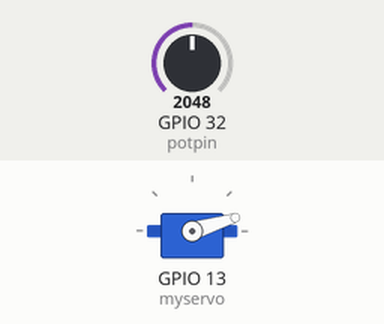
The sketch below on a simulated ESP32. Parts: servo. Inputs (shaded band) come from the test bench; at power-on: GPIO 32 (potpin) = 2048.

Above: at 1.2 s.
1.3 s: GPIO 32 (potpin) set to 2866
At 2.0 s:
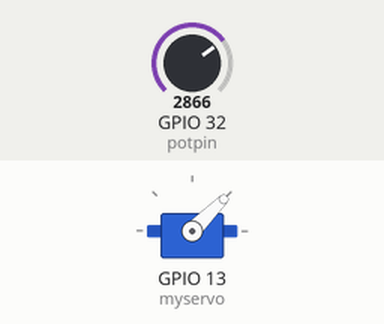
2.8 s: GPIO 32 (potpin) set to 3603
At 3.6 s:
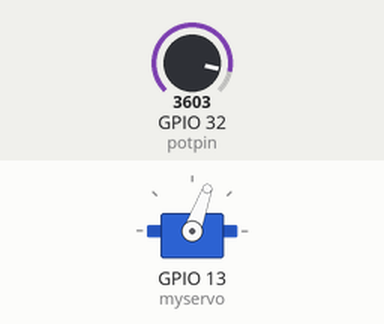
4.3 s: GPIO 32 (potpin) set to 4095
At 4.7 s:
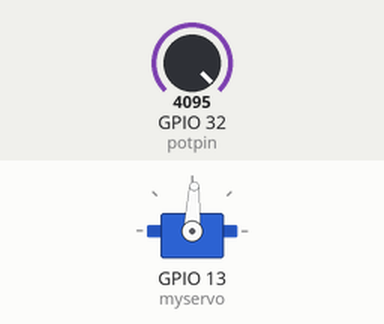
5.8 s: GPIO 32 (potpin) set to 1228
At 6.9 s:
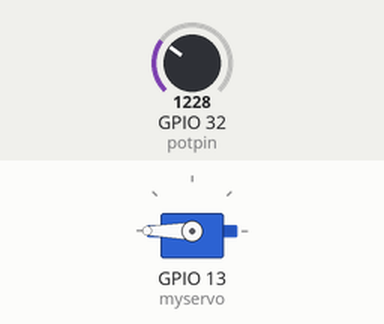
7.3 s: GPIO 32 (potpin) set to 491
At 8.0 s:
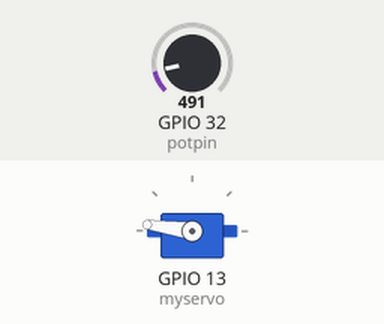
8.8 s: GPIO 32 (potpin) set to 2047
At 9.1 s:
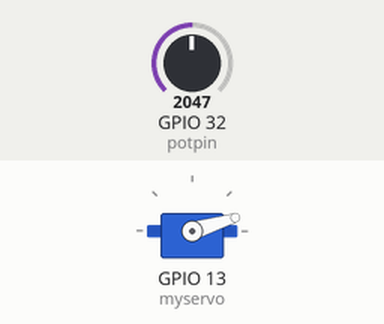
Timing chart, 0 to 11.3 s (numbered marks = the images above; inputs shaded):
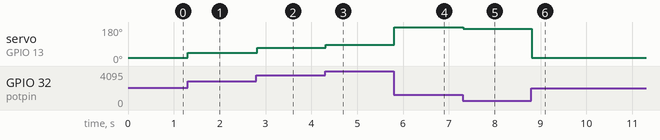

Measured:
- after the input at 1.3 s, servo on GPIO 13 (myservo): 17° → 45° at once
- after the input at 2.8 s, servo on GPIO 13 (myservo): 45° → 70° at once
- after the input at 4.3 s, servo on GPIO 13 (myservo): 70° → 87° at once
- after the input at 5.8 s, servo on GPIO 13 (myservo): 87° → 180° at once
- after the input at 7.3 s, servo on GPIO 13 (myservo): 180° → 172° at once
- after the input at 8.8 s, servo on GPIO 13 (myservo): 172° → 17° at once

The sketch:

EC02_RACK_PINION.ino
```cpp
#include <ESP32Servo.h>
Servo myservo;
int potpin=32;
int val;


void setup() {
  // put your setup code here, to run once:

myservo.attach(13);

}

void loop() {
  // put your main code here, to run repeatedly:
val= analogRead(potpin);
val= map(val,0,1023,0,360);
myservo.write(val);

delay(15);

}
```
